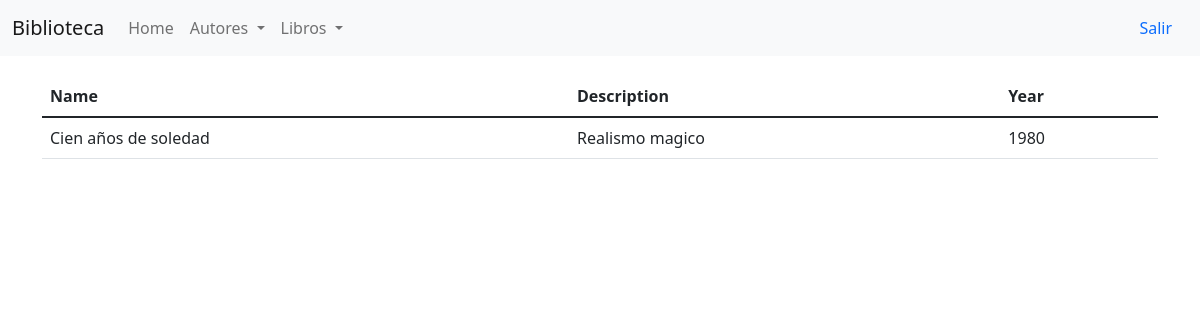
Screenshot of /libros/3/ with the database file from the repository.
### libros/models.py (models this page shows)
class Book(models.Model):
    name = models.CharField(max_length=200)
    description = models.CharField(max_length=1000)
    year = models.IntegerField()
    cost = models.IntegerField()
    author =  models.ForeignKey(Author, on_delete=models.CASCADE)

### libros/views.py (the view)
# urls.py: path('libros/<id>/', views.detail_viewBook, name='libro_detail'),
def detail_viewBook(request, id):
    context = {}
    context['object'] = Book.objects.get(id = id)
    return render(request,'libros/libro_detalle.html',context)

### libros/templates/libros/libro_detalle.html (shortened to what this page needs)
{% extends "base_template.html" %}
{% load static %}
{% block headers %}
<link rel="stylesheet" href="{% static 'css/autor_detalle.css' %}">
{% endblock %}
{% block content %}
<div class="container detalle">
    <table class="table">
        <thead>
          <tr>
            <th scope="col">Name</th>
            <th scope="col">Description</th>
            <th scope="col">Year</th>
          </tr>
        </thead>
        <tbody>
          <tr>
            <td>{{ object.name }}</td>
            <td>{{ object.description }}</td>
            <td>{{ object.year }}</td>
          </tr>
        </tbody>
      </table>
</div>
{% endblock %}

### libros/static/css/autor_detalle.css (style rules this page uses)
.detalle { margin-top: 20px; }

### rows the page displays
Book: name "Cien años de soledad", description "Realismo magico", year "1980"
